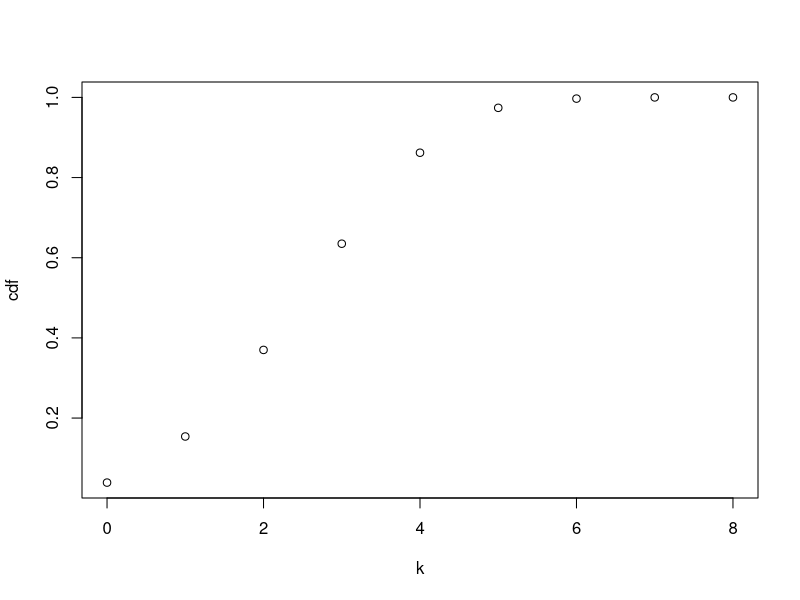
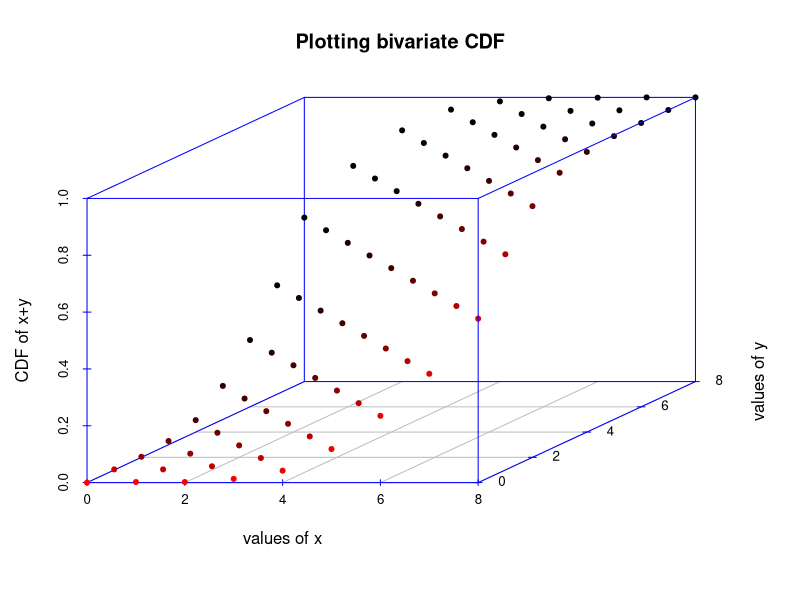

Recreate these plots in R, in order.
my_binomial<- rbinom(1000,8,p=0.5)

k <- c(0:8)

cdf <- rep(0.0, times=8)

for (i in 0:8) {
  j <- i + 1
  cdf[j] <- (sum(my_binomial<=j)/1000)
  
}

plot(k,cdf)

#install.packages("scatterplot3d")
library("scatterplot3d")

#0.2 more values pass, 0.5 about half the values pass, and 0.8 very few values pass for the third arg of rbinom
x <- rbinom(1000, 8, 0.5)
y <- rbinom(1000, 8, 0.5)

k <- c(rep(0:8, times=9), rep(0:8, each=9))
k <- matrix(k, ncol = 2, byrow = FALSE)
z <- k[,1] + k[,2]

cdf <- rep(0.0, times=81)

for (i in 1:81) {
  cdf[i] <- sum(x+y <= z[i])/1000
}

scatterplot3d(k[, 1], k[, 2], cdf, highlight.3d = TRUE, col.axis
              = "blue",
              main="Plotting bivariate CDF", pch = 20,
              ylab="values of y", xlab="values of x",
              zlab = "CDF of x+y")
